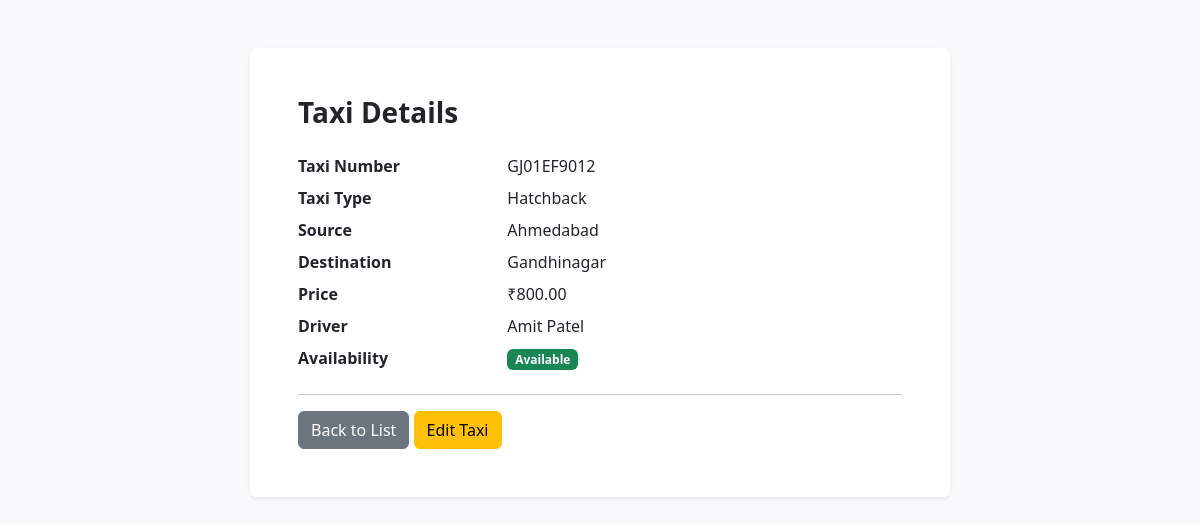
/taxis/3/ (signed in), run on the app's committed database.
### core/models.py (models this page shows, shortened)
class Taxi(models.Model):
    number = models.CharField(max_length=20, unique=True)
    type = models.CharField(max_length=50)
    source = models.CharField(max_length=100)
    destination = models.CharField(max_length=100)
    price = models.DecimalField(max_digits=10, decimal_places=2)
    availability = models.BooleanField(default=True)
    driver = models.ForeignKey(
        Driver,
        on_delete=models.CASCADE,
        related_name='taxis',
    )

class Driver(models.Model):
    name = models.CharField(max_length=100)
    email = models.EmailField(unique=True)
    license_number = models.CharField(
        max_length=50,
        unique=True
    )
    mobile = models.CharField(max_length=15)
    taxi_number = models.CharField(max_length=20, blank=True)
    password = models.CharField(max_length=128)

### core/views.py (the view)
@user_passes_test(
    lambda user: user.is_authenticated and user.is_staff,
    login_url='admin_login',
)
def admin_taxi_detail(request, taxi_id):
    taxi = get_object_or_404(
        Taxi.objects.select_related('driver'),
        pk=taxi_id,
    )
    return render(
        request,
        'core/admin_taxi_detail.html',
        {'taxi': taxi},
    )

### core/templates/core/admin_taxi_detail.html (shortened to what this page needs)
<!DOCTYPE html>
<html lang="en">
<head>
    <link href="https://cdn.jsdelivr.net/npm/bootstrap@5.3.3/dist/css/bootstrap.min.css"
          rel="stylesheet">
</head>
<body class="bg-light">
<div class="container py-5">
    <div class="card border-0 shadow-sm mx-auto"
         style="max-width:700px">
        <div class="card-body p-4 p-md-5">
            <h1 class="h3 fw-bold mb-4">Taxi Details</h1>
            <dl class="row">
                <dt class="col-sm-4">Taxi Number</dt>
                <dd class="col-sm-8">{{ taxi.number }}</dd>
                <dt class="col-sm-4">Taxi Type</dt>
                <dd class="col-sm-8">{{ taxi.type }}</dd>
                <dt class="col-sm-4">Source</dt>
                <dd class="col-sm-8">{{ taxi.source }}</dd>
                <dt class="col-sm-4">Destination</dt>
                <dd class="col-sm-8">{{ taxi.destination }}</dd>
                <dt class="col-sm-4">Price</dt>
                <dd class="col-sm-8">₹{{ taxi.price|floatformat:2 }}</dd>
                <dt class="col-sm-4">Driver</dt>
                <dd class="col-sm-8">{{ taxi.driver.name|default:"Not assigned" }}</dd>
                <dt class="col-sm-4">Availability</dt>
                <dd class="col-sm-8">
                    {% if taxi.availability %}
                        <span class="badge bg-success">Available</span>
                    {% else %}
                        <span class="badge bg-secondary">Not Available</span>
                    {% endif %}
                </dd>
            </dl>
            <hr>
            <a href="{% url 'admin_taxi_list' %}"
               class="btn btn-secondary">Back to List</a>
            <a href="{% url 'admin_taxi_edit' taxi.id %}"
               class="btn btn-warning">Edit Taxi</a>
        </div>
    </div>
</div>
</body>
</html>

### data on the page
Taxi: number "GJ01EF9012", type "Hatchback", source "Ahmedabad", destination "Gandhinagar", price "800.00", driver.name "Amit Patel"
